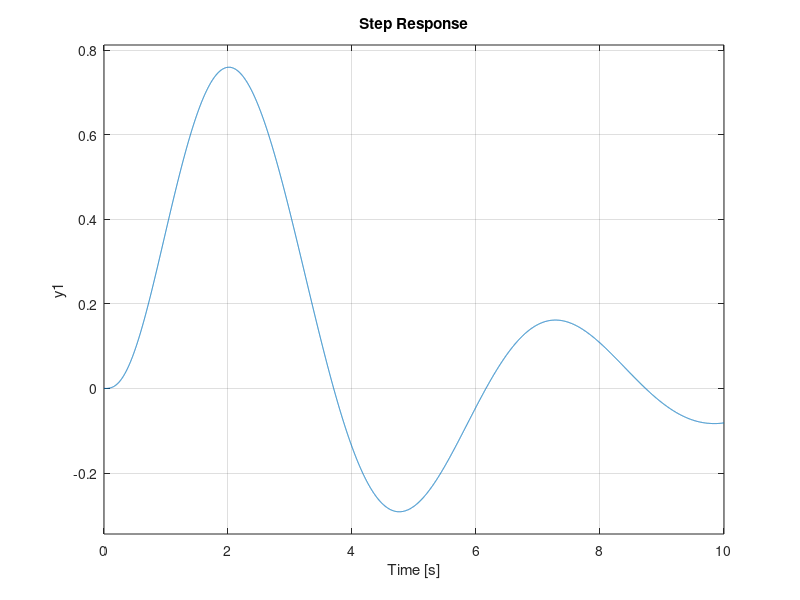

Reproduce this figure in MATLAB.
'EX3_b'
G1=tf(1,[1 2 3]);
G2=tf(9,[1 4]);
G3=tf([1 8],[1 5 0]);
H1=tf(3,[1 7]);
H2=tf(1,[1 6]);
L1=-G1*G2*G3;
L2=-G1*G2*H1;
L3=G2*G3*H2;
D=minreal(1-(L1+L2+L3))
M1=1;
D1=1-L3;
RE1=minreal(M1*D1/D)
'EX3_c'
M1=G1;
D1=1;
RE2=minreal(M1*D1/D)
'EX3_d'
M1=G1*G2;
D1=1;
RE3=minreal(M1*D1/D)
step(RE3,0:1e-3:10)